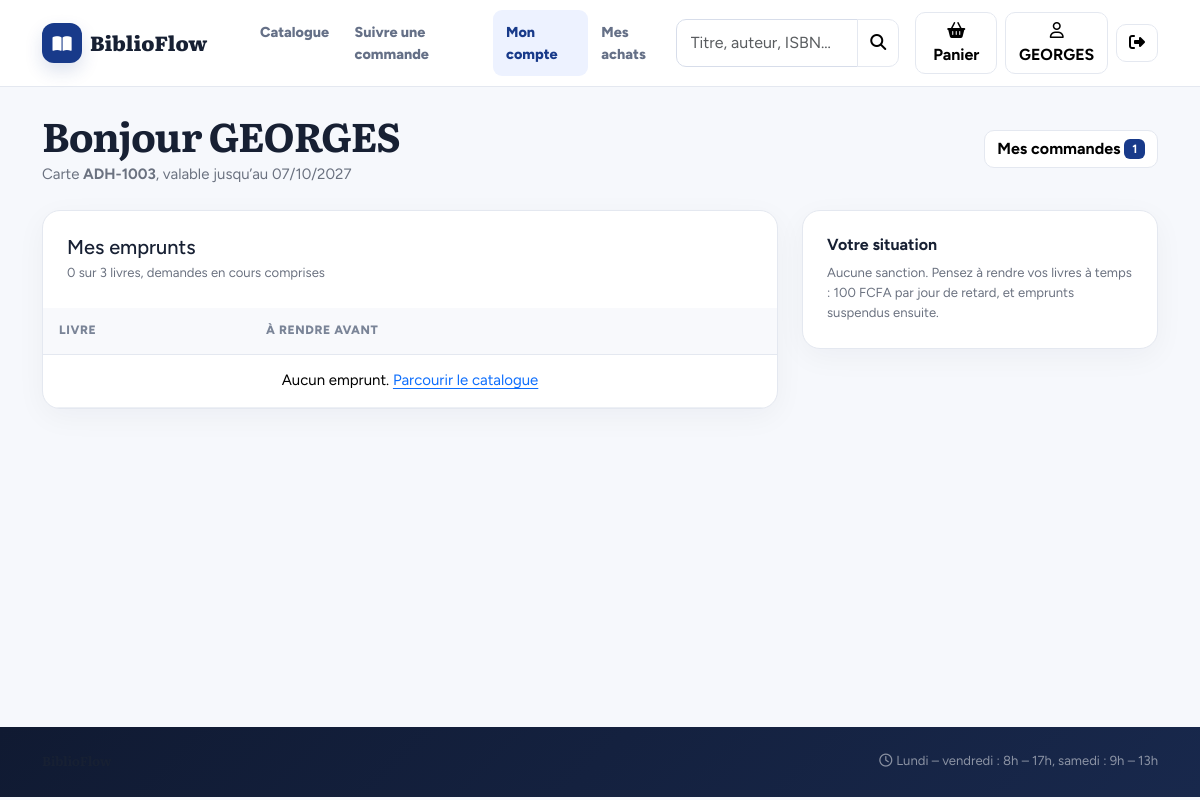
Screenshot of /mon-compte/ (signed in) with the database file from the repository.
### bibliotheque/models.py (models this page shows, shortened)
class Utilisateur(AbstractUser):
    ROLES = [("adherent", "Adhérent"), ("bibliothecaire", "Bibliothécaire"), ("administrateur", "Administrateur")]
    STATUTS = [("en_attente", "En attente de validation"), ("actif", "Actif"), ("suspendu", "Suspendu")]
    first_name = None  # remplacés par nom / prénom
    last_name = None
    nom = models.CharField(max_length=80)
    prenom = models.CharField(max_length=80)
    telephone = models.CharField(max_length=20, blank=True)
    adresse = models.CharField(max_length=200, blank=True)
    role = models.CharField(max_length=20, choices=ROLES, default="adherent")
    statut = models.CharField(max_length=12, choices=STATUTS, default="actif")
    numero_carte = models.CharField(max_length=20, unique=True, null=True, blank=True)
    date_expiration = models.DateField(null=True, blank=True)  # fin de validité de l'adhésion
    suspendu_jusqu = models.DateField(null=True, blank=True)   # emprunts suspendus après un retard
    REQUIRED_FIELDS = ["nom", "prenom", "email"]
    @property
    def est_personnel(self):
        return self.is_superuser or self.role in ("bibliothecaire", "administrateur")

### bibliotheque/views_public.py (the view)
# urls.py: path("mon-compte/", pub.mon_compte, name="mon_compte"),
@lecteur_requis
def mon_compte(request):
    services.maj_quotidienne()
    a = request.user
    emprunts = list(a.emprunts.filter(statut__in=Emprunt.ACTIFS).select_related("exemplaire__livre")
                    .order_by("date_retour_prevue", "id"))
    for e in emprunts:
        e.amende = services.montant_amende(e.jours_retard) if e.jours_retard else 0
    try:
        services.verifier_adherent(a)
        blocage = None
    except ValueError as e:
        blocage = str(e)
    return render(request, "bibliotheque/public/mon_compte.html", {
        "a": a, "emprunts": emprunts, "blocage": blocage,
        "sanctions": a.emprunts.filter(statut_paiement="impayee").select_related("exemplaire__livre"),
        "dette": services.montant_impaye(a),
        "historique": a.emprunts.filter(statut__in=("rendu", "perdu")).select_related("exemplaire__livre")
                       .order_by("-date_retour_effective")[:10],
        "commandes_actives": a.emprunts.filter(statut__in=("demande", "prete")).count()
                              + a.achats.filter(statut__in=Achat.ACTIFS).count()})

### bibliotheque/acces.py (called while the page is built)
def est_personnel(user):
    return user.is_authenticated and user.est_personnel

def lecteur_requis(vue):
    @login_required
    @wraps(vue)
    def wrapper(request, *a, **kw):
        if request.user.numero_carte:
            return vue(request, *a, **kw)
        messages.info(request, "Ce compte n'est pas un compte adhérent.")
        return redirect("tableau_bord" if est_personnel(request.user) else "accueil")
    return wrapper

### bibliotheque/context.py (called while the page is built)
def globales(request):
    ctx = {"p": params(), "panier_count": 0, "est_personnel": False}
    try:
        ctx["panier_count"] = sum(request.session.get("panier", {}).values())
    except Exception:
        pass
    if request.user.is_authenticated:
        ctx["est_personnel"] = est_personnel(request.user)
    return ctx

### bibliotheque/models.py (called while the page is built)
    @property
    def jours_retard(self):
        if not self.date_retour_prevue:
            return 0
        ref = self.date_retour_effective or timezone.localdate()
        return max(0, (ref - self.date_retour_prevue).days)

### bibliotheque/services.py (called while the page is built)
def params():
    d = dict(settings.BIBLIO)
    for cle in ("amende_par_jour", "amende_plafond", "frais_perte"):
        d[cle] = Decimal(str(d[cle]))
    return SimpleNamespace(**d)

def montant_amende(jours):
    p = params()
    montant = p.amende_par_jour * jours
    if p.amende_plafond and p.amende_plafond > 0:
        montant = min(montant, p.amende_plafond)
    return montant

def montant_impaye(adherent):
    return (Emprunt.objects.filter(adherent=adherent, statut_paiement="impayee")
            .aggregate(t=Sum("montant_sanction"))["t"] or Decimal(0))

def _appliquer_sanction(e, supplement=Decimal(0), motif_supp=""):
    ancien_statut_paiement = e.statut_paiement
    if ancien_statut_paiement == "payee":
        return None
    jours = e.jours_retard
    montant = (montant_amende(jours) if jours > 0 else Decimal(0)) + supplement
    if montant <= 0:
        return None
    motifs = ([f"Retard de {jours} jour(s)"] if jours > 0 else []) + ([motif_supp] if motif_supp else [])
    e.montant_sanction, e.motif_sanction, e.statut_paiement = montant, " + ".join(motifs), "impayee"
    if not e.date_sanction or ancien_statut_paiement == "annulee":
        e.date_sanction = timezone.now()
    e.save(update_fields=["montant_sanction", "motif_sanction", "statut_paiement", "date_sanction"])
    return e

### bibliotheque/templates/bibliotheque/public/mon_compte.html (shortened to what this page needs)
{% extends "bibliotheque/public/base.html" %}{% block titre %}Mon compte – BiblioFlow{% endblock %}{% block contenu %}
<div class="d-flex flex-wrap justify-content-between align-items-center gap-3 mb-4"><div><h1 class="mb-1">Bonjour {{ a.prenom }}</h1><div class="muted">Carte <strong>{{ a.numero_carte }}</strong>{% if a.date_expiration %}, valable jusqu’au {{ a.date_expiration|date:"d/m/Y" }}{% endif %}</div></div><a href="{% url 'mes_commandes' %}" class="btn btn-light">Mes commandes{% if commandes_actives %} <span class="badge bg-primary">{{ commandes_actives }}</span>{% endif %}</a></div>
<div class="row g-4"><div class="col-lg-8">
<div class="cardx table-card mb-4"><div class="p-4"><h5 class="mb-1">Mes emprunts</h5><div class="muted small">{{ emprunts|length }} sur {{ p.max_emprunts }} livres, demandes en cours comprises</div></div><div class="table-responsive"><table class="table"><thead><tr><th>Livre</th><th>À rendre avant</th><th></th></tr></thead><tbody>
{% for e in emprunts %}<tr><td><strong>{{ e.exemplaire.livre.titre }}</strong><div class="muted small">{{ e.exemplaire.livre.auteur }}</div></td>
{% if e.statut == 'demande' or e.statut == 'prete' %}<td colspan="2"><span class="badge bg-{% if e.statut == 'prete' %}primary{% else %}warning text-dark{% endif %}">{{ e.get_statut_display }}</span> <a href="{% url 'mes_commandes' %}" class="small ms-2">Voir la commande</a></td>
{% else %}<td>{{ e.date_retour_prevue|date:"d/m/Y" }}{% if e.en_retard %}<div class="small text-danger fw-semibold">En retard de {{ e.jours_retard }} j, sanction de {{ e.amende|floatformat:0 }} FCFA</div>{% elif e.jours_restants <= 3 %}<div class="small text-warning-emphasis">Plus que {{ e.jours_restants }} j</div>{% else %}<div class="small muted">dans {{ e.jours_restants }} j</div>{% endif %}</td>
<td class="text-end">{% if not e.en_retard and e.nb_prolongations < p.max_prolongations %}<form method="post" action="{% url 'emprunt_prolonger' e.pk %}">{% csrf_token %}<button class="btn btn-sm btn-outline-primary">Prolonger de {{ p.duree_prolongation_jours }} j</button></form>{% elif e.en_retard %}<span class="small text-danger">À rapporter</span>{% else %}<span class="small muted">Déjà prolongé</span>{% endif %}</td>{% endif %}</tr>
{% empty %}<tr><td colspan="3" class="empty">Aucun emprunt. <a href="{% url 'catalogue' %}">Parcourir le catalogue</a></td></tr>{% endfor %}</tbody></table></div></div>
</div><div class="col-lg-4">
{% if sanctions %}<div class="cardx p-4 border-danger"><h6 class="fw-bold text-danger"><i class="fa-solid fa-triangle-exclamation me-2"></i>Sanctions à régler</h6><div class="fs-3 fw-bold">{{ dette|floatformat:0 }} FCFA</div>{% for e in sanctions %}<div class="small mt-2">{{ e.exemplaire.livre.titre }}, {{ e.motif_sanction }} : <strong>{{ e.montant_sanction|floatformat:0 }}</strong></div>{% endfor %}<div class="small muted mt-3">À régler au comptoir de la bibliothèque. Tant qu’elles sont dues, vous ne pouvez pas emprunter.</div></div>
{% else %}<div class="cardx p-4"><h6 class="fw-bold">Votre situation</h6><p class="muted small mb-0">Aucune sanction. Pensez à rendre vos livres à temps : {{ p.amende_par_jour|floatformat:0 }} FCFA par jour de retard, et emprunts suspendus ensuite.</p></div>{% endif %}</div></div>{% endblock %}

### bibliotheque/templates/bibliotheque/public/base.html (shortened to what this page needs)
{% load static %}<!doctype html>
<html lang="fr"><head><meta charset="utf-8"><meta name="viewport" content="width=device-width, initial-scale=1"><title>{% block titre %}BiblioFlow – Bibliothèque{% endblock %}</title>
<link href="https://cdn.jsdelivr.net/npm/bootstrap@5.3.3/dist/css/bootstrap.min.css" rel="stylesheet"><link href="https://cdnjs.cloudflare.com/ajax/libs/font-awesome/6.5.2/css/all.min.css" rel="stylesheet"><link href="{% static 'bibliotheque/app.css' %}" rel="stylesheet"></head>
<body class="pub-body">
<nav class="navbar navbar-expand-lg pub-nav sticky-top"><div class="container">
  <a class="navbar-brand d-flex align-items-center gap-2" href="{% url 'accueil' %}"><span class="brand-icon"><i class="fa-solid fa-book-open"></i></span>BiblioFlow</a>
  <div class="collapse navbar-collapse" id="nav">
    <ul class="navbar-nav me-auto ms-lg-4"><li class="nav-item"><a class="nav-link {% if request.resolver_match.url_name == 'catalogue' %}active{% endif %}" href="{% url 'catalogue' %}">Catalogue</a></li><li class="nav-item"><a class="nav-link {% if request.resolver_match.url_name == 'suivi_commande' %}active{% endif %}" href="{% url 'suivi_commande' %}">Suivre une commande</a></li>{% if user.is_authenticated %}{% if user.numero_carte %}<li class="nav-item"><a class="nav-link {% if request.resolver_match.url_name == 'mon_compte' %}active{% endif %}" href="{% url 'mon_compte' %}">Mon compte</a></li>{% endif %}<li class="nav-item"><a class="nav-link {% if request.resolver_match.url_name == 'mes_commandes' %}active{% endif %}" href="{% url 'mes_commandes' %}">Mes achats</a></li>{% endif %}</ul>
    <form class="d-flex me-lg-3 my-2 my-lg-0" action="{% url 'catalogue' %}"><div class="input-group"><input name="q" class="form-control" placeholder="Titre, auteur, ISBN…"><button class="btn btn-light border"><i class="fa-solid fa-magnifying-glass"></i></button></div></form>
    <div class="d-flex align-items-center gap-2">
      <a href="{% url 'panier' %}" class="btn btn-light position-relative"><i class="fa-solid fa-basket-shopping"></i> Panier</a>
      {% if user.is_authenticated %}
        {% if user.numero_carte %}<a href="{% url 'mon_compte' %}" class="btn btn-light position-relative" title="Mon compte"><i class="fa-regular fa-user"></i> {{ user.prenom|default:user.username }}</a>{% endif %}
        <form method="post" action="{% url 'logout' %}">{% csrf_token %}<button class="btn btn-light" title="Déconnexion"><i class="fa-solid fa-right-from-bracket"></i></button></form>
      {% else %}<a href="{% url 'login' %}" class="btn btn-light">Se connecter</a><a href="{% url 'inscription' %}" class="btn btn-primary">S’inscrire</a>{% endif %}
    </div></div></div></nav>
<main class="container py-4" style="min-height:70vh">{% block contenu %}{% endblock %}</main>
<footer class="pub-footer"><div class="container py-4 d-flex flex-wrap justify-content-between gap-3 small"><div><strong class="serif">BiblioFlow</strong>{% if p.adresse %}<div class="text-white-50">{{ p.adresse }}</div>{% endif %}</div>{% if p.horaires %}<div class="text-white-50"><i class="fa-regular fa-clock me-1"></i>{{ p.horaires }}</div>{% endif %}</div></footer>
<script src="https://cdn.jsdelivr.net/npm/bootstrap@5.3.3/dist/js/bootstrap.bundle.min.js"></script></body></html>

### bibliotheque/static/bibliotheque/app.css (style rules this page uses)
:root { --primary:#183a8a;--primary-2:#102d6b;--primary-soft:#eaf0ff;--accent:#d49a35; --ink:#172033;--muted:#6b7280;--paper:#f6f8fc;--card:#fff;--line:#e4e8f0; --success:#17835b;--danger:#c83c3c;--warning:#b9780a; --sidebar:#101a32;--sidebar-2:#162343; --serif:"Literata",Georgia,serif;--sans:"Figtree",system-ui,-apple-system,"Segoe UI",sans-serif; --bs-primary:#183a8a;--bs-primary-rgb:24,58,138;--bs-link-color:#183a8a;--bs-link-hover-color:#102d6b; --bs-body-bg:#f6f8fc;--bs-body-color:#172033;--bs-border-color:#e4e8f0; }
* { box-sizing:border-box }
html { scroll-behavior:smooth }
body { background:var(--paper);color:var(--ink);font-family:var(--sans);font-size:15px;line-height:1.55;-webkit-font-smoothing:antialiased }
h1,h2,h3,.serif { font-family:var(--serif);font-weight:700;letter-spacing:-.025em;color:var(--ink) }
a { text-underline-offset:3px }
.muted { color:var(--muted) }
.cardx { background:var(--card);border:1px solid var(--line);border-radius:18px;box-shadow:0 8px 30px rgba(23,32,51,.045) }
.cardx.table-card { overflow:hidden }
.table-card .table { margin:0 }
.empty { padding:3.5rem 1.5rem;text-align:center;color:var(--muted) }
.btn { border-radius:10px;font-weight:700;transition:.18s ease }
.btn-light { --bs-btn-bg:#fff;--bs-btn-border-color:var(--line);--bs-btn-hover-bg:#f0f4fb;--bs-btn-hover-border-color:#cfd7e6;--bs-btn-active-bg:#eef3fb }
.form-control,.form-select { border-radius:10px;border-color:#d7ddea;padding:.68rem .85rem;background:#fff }
.badge { font-weight:700 }
.table { --bs-table-bg:transparent;--bs-table-hover-bg:#f7f9fd }
.table thead th { font-size:.76rem;text-transform:uppercase;letter-spacing:.05em;font-weight:800;color:#7a8497;background:#f8f9fc;border-bottom:1px solid var(--line);padding:.85rem 1rem;white-space:nowrap }
.table td { vertical-align:middle;padding:.9rem 1rem;border-color:#edf0f5 }
.brand-icon { width:40px;height:40px;border-radius:12px;background:var(--primary);color:#fff;display:grid;place-items:center;font-size:17px;flex:none;box-shadow:0 8px 18px #183a8a26 }
.pub-body { background:var(--paper) }
.pub-nav { background:rgba(255,255,255,.94);backdrop-filter:blur(16px);border-bottom:1px solid var(--line);padding:.65rem 0 }
.pub-nav .navbar-brand { font-family:var(--serif);font-size:1.28rem;font-weight:800;color:var(--ink) }
.pub-nav .nav-link { font-weight:750;color:#657087;font-size:.9rem;padding:.65rem .8rem!important;border-radius:9px }
.pub-nav .nav-link:hover,.pub-nav .nav-link.active { color:var(--primary);background:#edf2ff }
.pub-footer { background:linear-gradient(135deg,#101a32,#18284c);color:#fff;margin-top:5rem }

### rows the page displays
Utilisateur: prenom "GEORGES", numero_carte "ADH-1003", date_expiration "07/10/2027"

### other values shown
{{ commandes_actives }} "1"
{{ emprunts|length }} "0"
{{ p.max_emprunts }} "3"
{{ p.amende_par_jour|floatformat:0 }} "100"
{{ p.horaires }} "Lundi – vendredi : 8h – 17h, samedi : 9h – 13h"
